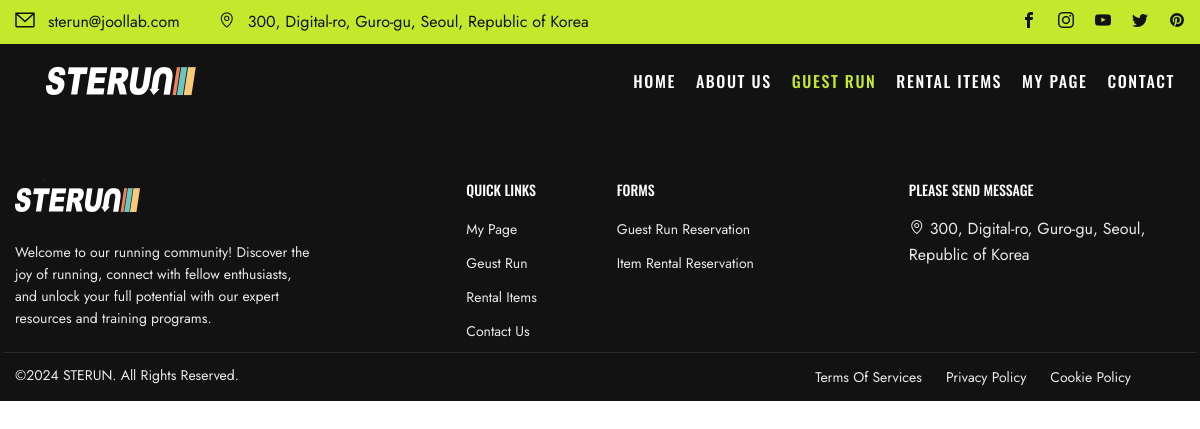
Page /event_detail/8 on the earlier database version.
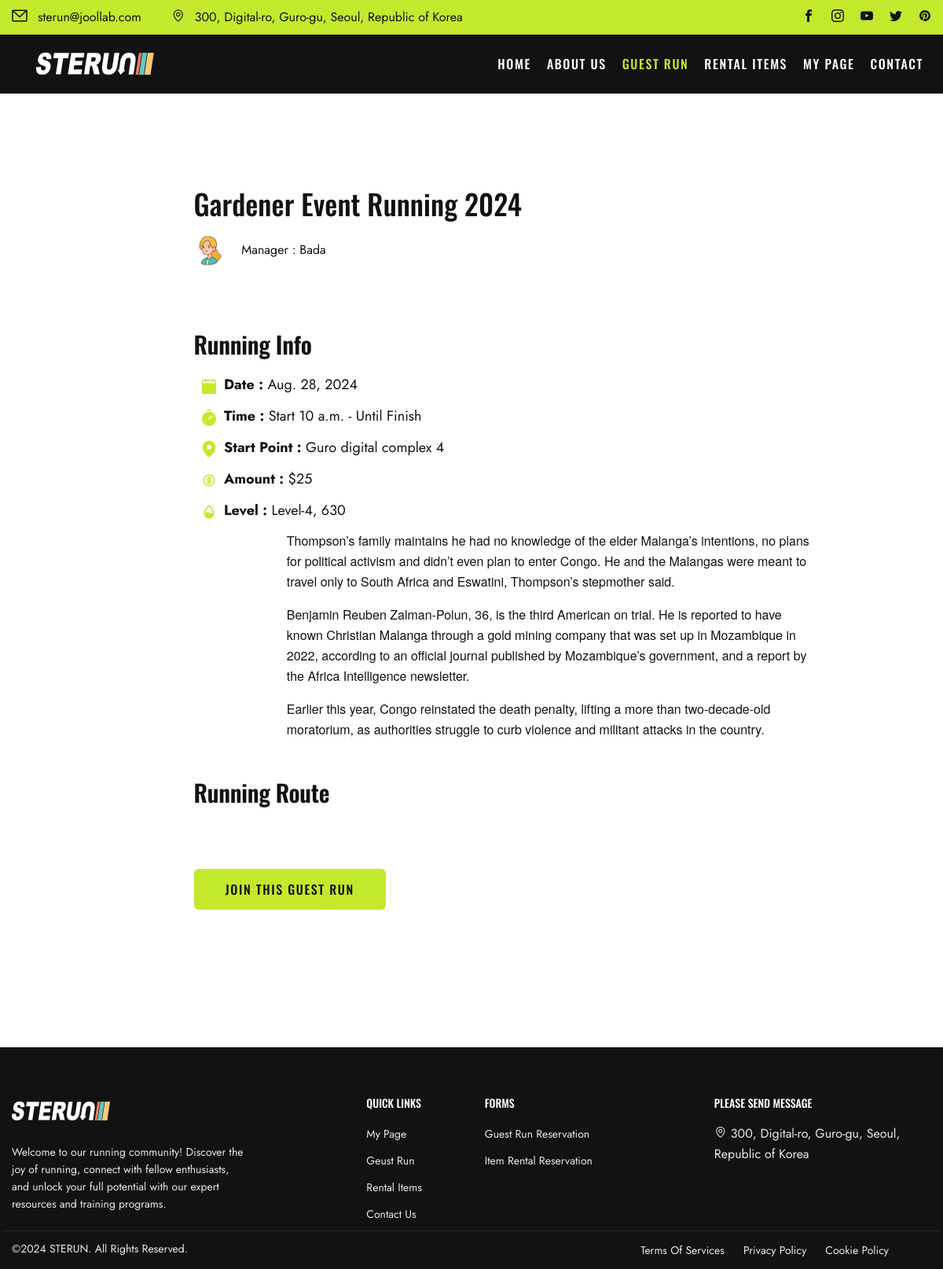
Same page on the later database version.
### events/models.py (models this page shows, shortened)
class GuestRun(models.Model):
    STATUS_CHOICE = [
        ("ST1", "Checking"),
        ("ST2", "On-Sale"),
        ("ST3", "Sold-Out"),
        ("ST4", "Closed"),
    ]
    LEVEL = [
        ("Level-1, 800","800"),
        ("Level-2, 730","730"),
        ("Level-3, 700","700"),
        ("Level-4, 630","630"),
        ("Level-5, 600","600"),
        ("Level-6, 530","530"),
        ("Full Access","Free"),
    ]
    event_id = models.AutoField(
        primary_key=True,
    )
    title = models.CharField(max_length=50)
    manager = models.ForeignKey(Manager, related_name="manager",blank=False, null=True, on_delete=models.SET_NULL)
    start_date = models.DateField(blank=True, null=True)
    start_time = models.TimeField(blank=True, null=True)
    end_date = models.DateField(blank=True, null=True)
    end_time = models.TimeField(blank=True, null=True)
    image = ResizedImageField(size=[1402,1000], upload_to="runMain", blank=True)
    route_image = ResizedImageField(size=[1402,1402], upload_to="runRoute", blank=True)
    start_point = models.CharField(max_length=50)
    status = models.CharField(
        max_length=8,
        choices=STATUS_CHOICE,
        default="ST1",
    )
    level = models.CharField(
        max_length=15,
        choices=LEVEL,
        default="Free",
    )
    amount = models.IntegerField(default=0)
    route = models.CharField(max_length=50, blank=False)
    desc = models.TextField(blank=True, default="-")
    completed = models.BooleanField(default=False)

### community/models.py (models this page shows, shortened)
class Manager(models.Model):
    m_id = models.AutoField(primary_key=True)
    account = models.ForeignKey(User, on_delete=models.CASCADE)
    name = models.CharField(max_length=20)
    email = models.CharField(max_length=50, blank=False)
    age = models.IntegerField(default=0)
    image = ResizedImageField(size=[200,200], upload_to="avatar", blank=False)

### community/views.py (the view)
# urls.py: path("event_detail/<str:pk>", views.event_detail, name="event_detail"),
def event_detail(request, pk):
    event = GuestRun.objects.filter(event_id=pk)
    context = {"event":event}
    return render(request,"event_detail.html", context)

### templates/event_detail.html (shortened to what this page needs)
{% extends "base.html" %}
{% load static %}
{% block content %}
  {% for article in event %}
    <section class="main-content blog-content-single">
      <div class="themeflat-container">
        <div class="row">
          <div class="widget-blog-content d-flex justify-content-center">
            <div class="post-wrap" style="max-width:800px;">
              <article class="entry format-standard">
                <div class="main-post">
                  <h1 class="entry-title-single">
                    {{article.title}}
                  </h1>
                  <div class="entry-meta">
                    <span class="author line"><img src="/media/{{article.manager.image}}" alt="">
                      Manager :
                      {{article.manager.name}}
                    </span>
                  </div>
                  <div style="height:20px;"></div>
                  <div class="content-post-single">
                    <h4 class="title-single">Running Info</h4>
                    <p class="post">
                      <p class="post">
                        <span>
                        </span>
                        <span style="font-weight:bold; padding-left:5px;">Date :</span>
                        {% if article.start_date == article.end_date %}
                          {{article.start_date}}
                        {% else %}
                          {{article.start_date}}
                          ~
                          {{article.end_date}}
                          | Regular Event
                        {% endif %}
                      </p>
                      <p class="post">
                        <span>
                        </span>
                        <span style="font-weight:bold; padding-left:5px;">Time :</span>
                        Start
                        {{article.start_time}}
                        - Until Finish
                      </p>
                      <p class="post">
                        <span>
                        </span>
                        <span style="font-weight:bold; padding-left:5px;">Start Point :</span>
                        {{article.start_point}}
                      </p>
                      <p class="post">
                        <span>
                        </span>
                        <span style="font-weight:bold; padding-left:5px;">Amount :</span>
                        ${{article.amount}}
                      </p>
                      <p class="post">
                        <span>
                        </span>
                        <span style="font-weight:bold; padding-left:5px;">Level :</span>
                        {{article.level}}
                      </p>
                    </p>
                    <p class="post">
                      <div>{{article.desc | safe}}</div>
                    </p>
                    <div style="height:30px;"></div>
                    {% if article.route_image %}
                      <h4 class="title-single">Running Route</h4>
                      <p class="post">
                      </p>
                    {% endif %}
                  </div>
                </div>
                <div>
                  <a href="{% url "events:event_register" article.event_id %}">
                    <button class="flat-button">Join this Guest Run</button>
                  </a>
                </div>
              </article>
            </div>
          </div>
        </div>
      </div>
    </section>
  {% endfor %}
{% endblock content %}

Differences in the rows shown:
added GuestRun: title "Gardener Event Running 2024", manager.image (picture), manager.name "Bada", start_date "Aug. 28, 2024", start_time "10 a.m.", start_point "Guro digital complex 4", amount "25", level "Level-4, 630", desc "Thompson’s family maintains he had no knowledge of the elder Malanga’s intentions, no plans for political activism and didn’t even plan to enter Congo. He and the Malangas were meant to travel only to South Africa and Eswatini, Thompson’s stepmother said. Benjamin Reuben Zalman-Polun, 36, is the third American on trial. He is reported to have known Christian Malanga through a gold mining company that was set up in Mozambique in 2022, according to an official journal published by Mozambique’s government, and a report by the Africa Intelligence newsletter. Earlier this year, Congo reinstated the death penalty , lifting a more than two-decade-old moratorium, as authorities struggle to curb…"
